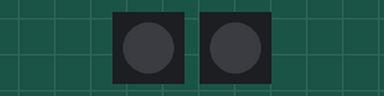
This program was run on a simulated BBC micro:bit (MakeCode). On the bench: 2 × 1 RGB LEDs in strip order, left to right. Dim RGB values are drawn brighter than linear.

Above: at 0.05 s.
At 17.7 s:
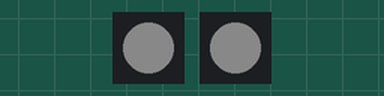
Timing chart, 0 to 18.0 s (numbered marks = the images above):
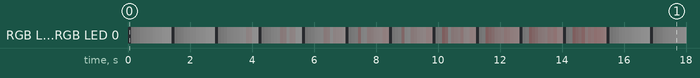

Measured:
- by itself, RGB LED 0, RGB LED 0: off → RGB(1, 1, 1) at 0.10 s, → RGB(2, 2, 2) 0.10 s later, → RGB(3, 3, 3) 0.10 s later, → RGB(5, 5, 5) 0.10 s later, … (398 changes in this stretch)
- by itself, everything shown: repeats every 15.4 s, in 154 steps

The program:

main.ts
```typescript
let strip = neopixel.create(DigitalPin.P0, 1, NeoPixelMode.RGB)
let strip2 = neopixel.create(DigitalPin.P1, 1, NeoPixelMode.RGB)
basic.forever(function () {
    for (let 色相 = 0; 色相 <= 359; 色相++) {
        for (let 彩度 = 0; 彩度 <= 10; 彩度++) {
            for (let 輝度 = 0; 輝度 <= 13; 輝度++) {
                strip.showColor(neopixel.hsl(色相, 彩度, 輝度))
                strip2.showColor(neopixel.hsl(360 - 色相, 彩度, 輝度))
                basic.pause(100)
            }
        }
    }
})
```

test.ts
```typescript
// テストはここに来ます。このパッケージが拡張機能として使用されるときにはコンパイルされません。
```
